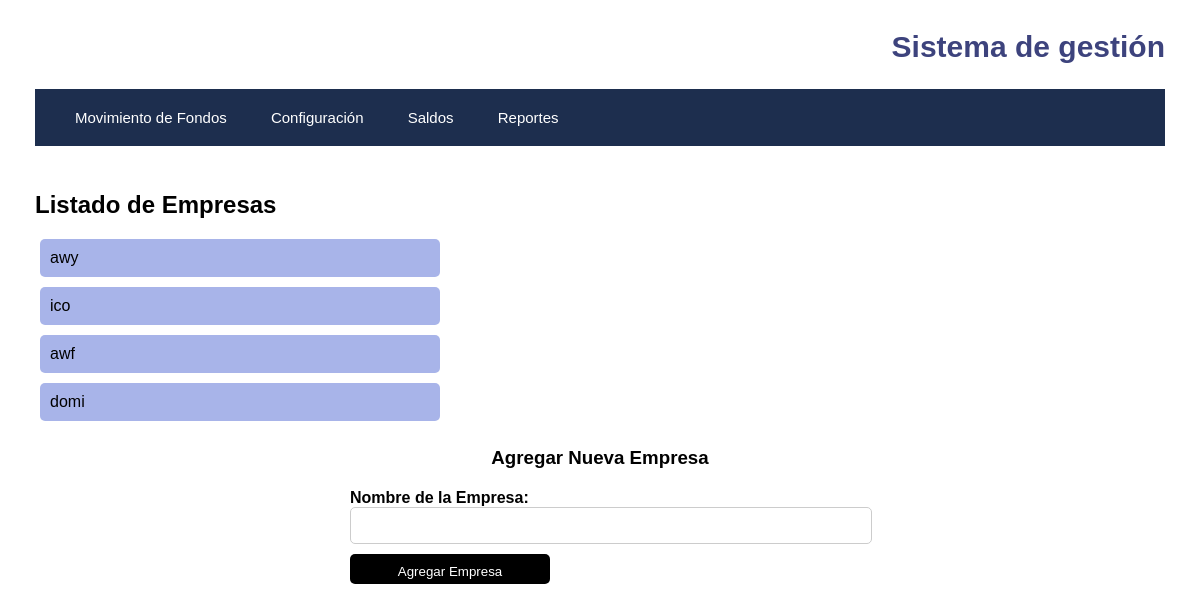
/api/addcompany, run on the app's committed database.
### Models.py (models this page shows, shortened)
class Empresa(db.Model):
    id_empresa = db.Column(db.Integer, unique=True, primary_key=True)
    nombre_empresa = db.Column(db.Text, unique=True)

### app.py (the view)
@app.route("/api/addcompany", methods=["GET"])
def show_company_form():
    empresas = Empresa.query.all()
    return render_template("addcompany.html", empresas=empresas)

### templates/addcompany.html (shortened to what this page needs)
<!DOCTYPE html>
<html lang="en">
<head>
    <link rel="stylesheet" type="text/css" href="{{ url_for('static', filename='style.css') }}">
</head>
<body>
    {% extends 'base.html' %}
    {% block content %}
        <h2>Listado de Empresas</h2>
        <ul>
            {% for empresa in empresas %}
                <li>{{ empresa.nombre_empresa }}</li>
            {% endfor %}
        </ul>
        <h3>Agregar Nueva Empresa</h3>
        <form action="/api/addcompany" method="post">
            <div class="form-group">
                <label for="nombre_empresa">Nombre de la Empresa:</label>
                <input type="text" id="nombre_empresa" name="nombre_empresa" required>
            </div>
            <input type="submit" value="Agregar Empresa">
        </form>
    {% endblock %}

### static/style.css (style rules this page uses)
body { font-family: sans-serif; margin: 0; padding: 0; }
h2 { margin-top: 10px; margin-left: 35px; text-align: left; }
h3 { margin-top: 0; text-align: center; }
form { width: 500px; margin: 0 auto; }
.form-group { margin-bottom: 10px; }
label { font-weight: bold; }
input, select { width: 100%; padding: 10px; border-radius: 5px; border: 1px solid #ccc; }
input[type="submit"] { width: 200px; height: 30px; background-color: #000; color: #fff; border-radius: 5px; border: none; cursor: pointer; margin-bottom: 20px; }
.form-group:nth-child(1) { margin-top: 20px; }
ul { list-style-type: none; overflow-y: auto; max-height: 200px; width: 400px; }
li { background-color: #9ba9e6de; padding: 10px; border-radius: 5px; margin-bottom: 10px; }

### data on the page
Empresa: nombre_empresa "awy"
Empresa: nombre_empresa "ico"
Empresa: nombre_empresa "awf"
Empresa: nombre_empresa "domi"
